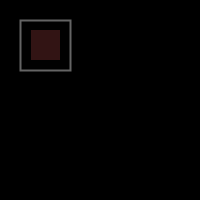
Frame 1 (no input)
Frame 60 (the mouse pressed at the canvas centre just before this capture): identical to frame 1, image omitted
Frame 120 (the mouse held since frame 60 and released just before this capture): identical to frame 1, image omitted

The Processing sketch that drew this single still picture (run headless with seeded random() and noise(); from frame 60 on, the mouse is pressed at the canvas centre):

// Processing sketch: scratches_sideways
// ── scratches_sideways.pde

PImage unitMask;
int padding = 10;
int unitMaskSize = 50;

int maskStart = unitMaskSize*padding;
int maskEnd = unitMaskSize*unitMaskSize - maskStart;

void setup() {
  unitMask = createImage(unitMaskSize, unitMaskSize, ARGB);
  unitMask.loadPixels();
  
  // fill top padding
  for (int i=0; i<maskStart; i++) {
    unitMask.pixels[i] = color(255,255,255,1);
  }
  
  // fill middle potion
  for (int i=maskStart; i<unitMask.pixels.length-maskStart; i++) {
    if ((i % unitMaskSize > padding) && (i % unitMaskSize < unitMaskSize-padding)) {
      unitMask.pixels[i] = color(255, 100, 100, 50); 
    } else {
      unitMask.pixels[i] = color(255,255,255,1); 
    }
  }
  
  // fill bottom padding
  for (int i=unitMask.pixels.length-maskStart; i<unitMask.pixels.length; i++) {
    unitMask.pixels[i] = color(255,255,255,1);  
  }

  unitMask.updatePixels();
  size(200,200);
  background(0);
}

void draw() {
  background(0);
  image(unitMask, 20, 20);
  strokeWeight(2);
  stroke(100);
  noFill();
  rect(20,20,unitMaskSize,unitMaskSize);
}
